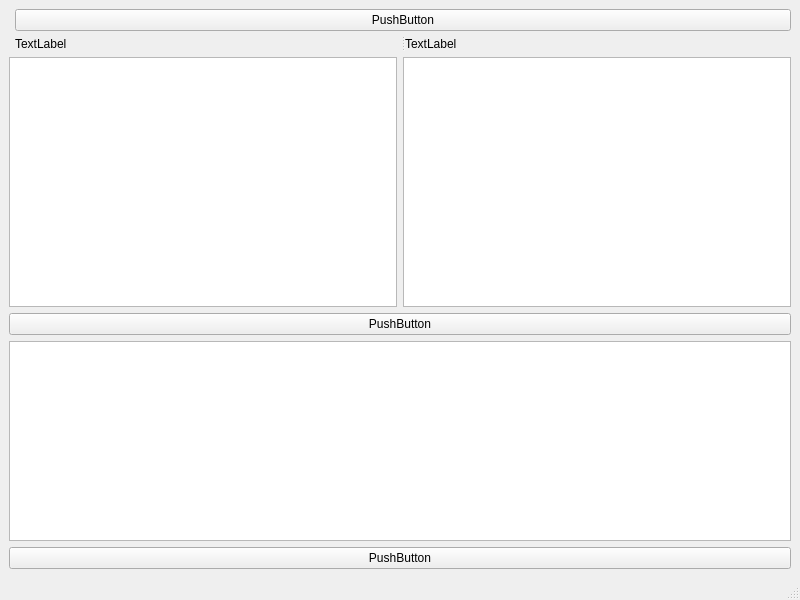
<?xml version="1.0" encoding="UTF-8"?>
<ui version="4.0">
 <class>MainWindow</class>
 <widget class="QMainWindow" name="MainWindow">
  <property name="geometry">
   <rect>
    <x>0</x>
    <y>0</y>
    <width>800</width>
    <height>600</height>
   </rect>
  </property>
  <property name="windowTitle">
   <string>MainWindow</string>
  </property>
  <widget class="QWidget" name="centralwidget">
   <layout class="QGridLayout" name="gridLayout">
    <item row="1" column="1">
     <widget class="QSplitter" name="splitter">
      <property name="orientation">
       <enum>Qt::Horizontal</enum>
      </property>
      <widget class="QLabel" name="label">
       <property name="text">
        <string>TextLabel</string>
       </property>
      </widget>
      <widget class="QLabel" name="label_2">
       <property name="text">
        <string>TextLabel</string>
       </property>
      </widget>
     </widget>
    </item>
    <item row="2" column="0" colspan="2">
     <layout class="QHBoxLayout" name="horizontalLayout">
      <item>
       <widget class="QListView" name="listView">
        <property name="minimumSize">
         <size>
          <width>200</width>
          <height>200</height>
         </size>
        </property>
        <property name="maximumSize">
         <size>
          <width>950</width>
          <height>16777215</height>
         </size>
        </property>
       </widget>
      </item>
      <item>
       <widget class="QListView" name="listView_2">
        <property name="minimumSize">
         <size>
          <width>200</width>
          <height>200</height>
         </size>
        </property>
        <property name="maximumSize">
         <size>
          <width>950</width>
          <height>16777215</height>
         </size>
        </property>
       </widget>
      </item>
     </layout>
    </item>
    <item row="3" column="0" colspan="2">
     <layout class="QVBoxLayout" name="verticalLayout">
      <item>
       <widget class="QPushButton" name="pushButton_2">
        <property name="maximumSize">
         <size>
          <width>2000</width>
          <height>30</height>
         </size>
        </property>
        <property name="text">
         <string>PushButton</string>
        </property>
       </widget>
      </item>
      <item>
       <widget class="QListView" name="listView_3">
        <property name="sizePolicy">
         <sizepolicy hsizetype="Minimum" vsizetype="Fixed">
          <horstretch>0</horstretch>
          <verstretch>0</verstretch>
         </sizepolicy>
        </property>
        <property name="minimumSize">
         <size>
          <width>200</width>
          <height>200</height>
         </size>
        </property>
        <property name="maximumSize">
         <size>
          <width>1920</width>
          <height>350</height>
         </size>
        </property>
       </widget>
      </item>
      <item>
       <widget class="QPushButton" name="pushButton_3">
        <property name="maximumSize">
         <size>
          <width>2000</width>
          <height>30</height>
         </size>
        </property>
        <property name="text">
         <string>PushButton</string>
        </property>
       </widget>
      </item>
     </layout>
    </item>
    <item row="0" column="1">
     <widget class="QPushButton" name="pushButton">
      <property name="maximumSize">
       <size>
        <width>16777215</width>
        <height>30</height>
       </size>
      </property>
      <property name="text">
       <string>PushButton</string>
      </property>
     </widget>
    </item>
   </layout>
  </widget>
  <widget class="QMenuBar" name="menubar">
   <property name="geometry">
    <rect>
     <x>0</x>
     <y>0</y>
     <width>800</width>
     <height>22</height>
    </rect>
   </property>
  </widget>
  <widget class="QStatusBar" name="statusbar"/>
 </widget>
 <resources/>
 <connections/>
</ui>
